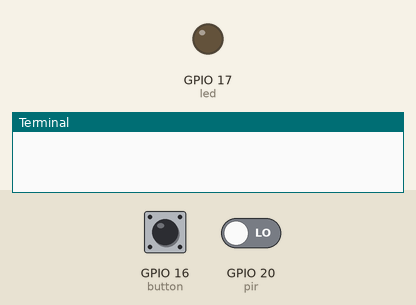
This program was run on a simulated Raspberry Pi (BCM pin numbers). Shown: output pins drawn as LEDs (lit = HIGH), the last lines printed to the terminal. Dashed ring = blinking. Inputs (shaded band) come from the test bench; at power-on: GPIO 16 (button) HIGH, GPIO 20 (pir) LOW. Sending an e-mail succeeds after 1 s.

Above: at 1.2 s.
1.3 s: GPIO 16 (button) pulled LOW for 0.15 s
At 1.7 s:
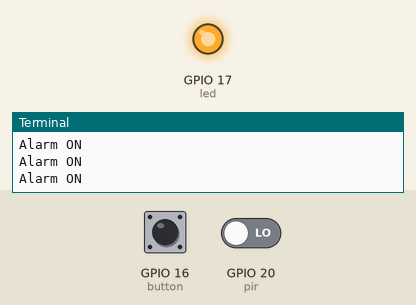
2.9 s: GPIO 20 (pir) driven HIGH
At 4.8 s:
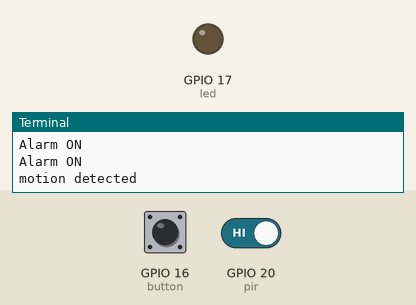
5.9 s: GPIO 16 (button) pulled LOW for 3.2 s
At 9.8 s:
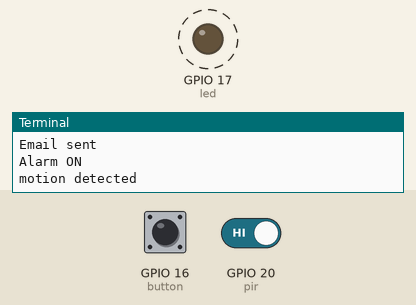
Timing chart, 0 to 11.3 s (numbered marks = the images above; inputs shaded):
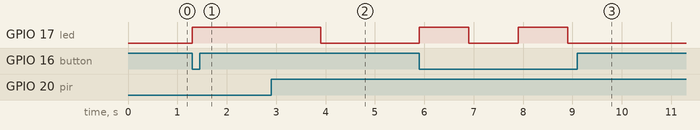

Measured:
- after the input at 1.3 s, GPIO 17 (led): LOW → HIGH at once
- after the input at 2.9 s, GPIO 17 (led): HIGH → LOW after 1.0 s
- after the input at 5.9 s, GPIO 17 (led): alternates HIGH for 1.0 s and LOW for 1.0 s, 4 changes in all, then stays LOW, starting at once

The program:

motion_alarm2.py
```python
#try code form video here (intruder alert sensor)
from gpiozero import LED, Button, MotionSensor
from time import sleep
import smtplib
from email.mime.text import MIMEText

#Objects refer ti each LED, button, and pir sensor
led = LED(17)
pir = MotionSensor(20)
button = Button(16)

#create alarm state
Alarm_state = False

#set email login details
from_email_addr = 'bemaalert@gmail.com'
from_email_password = 'wardellprethan2001'
to_email_addr = 'che-lindsay-lorde@outlook.com'

#set email message
body = 'Motion was detected within room, check in on Bema'
msg = MIMEText(body)

#set email recipiants
msg['From'] = from_email_addr
msg['To'] = to_email_addr

#set email subject
msg['Subject'] = 'Bema Alert'

while True:

    if button.is_pressed:
        Alarm_state = True
        print('Alarm ON')

    if Alarm_state == True:
        led.on()
        if pir.motion_detected == True:
            print('motion detected')
            sleep(1)
            led.off()

            #connect to server and sending email
            server = smtplib.SMTP('smtp.gmail.com', port = 587)
            server.starttls()
            server.login(from_email_addr, from_email_password)
            server.sendmail(from_email_addr, to_email_addr, msg.as_string())
            server.quit()
            print('Email sent')
            Alarm_state = False
```
